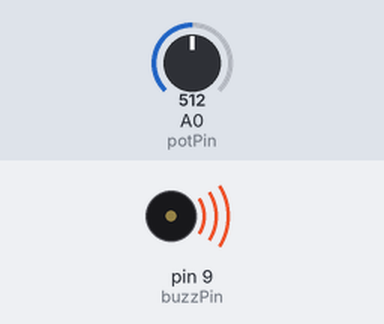
A sketch run on a simulated Arduino Uno, built with avr-gcc and run on an emulated ATmega328P. On the bench: buzzer (waves = sounding). The inputs (shaded band) are chosen by the test bench; at power-on: A0 (potPin) = 512.

Above: at 0.1 s.
Timing chart, 0 to 1.6 s (numbered marks = the images above):
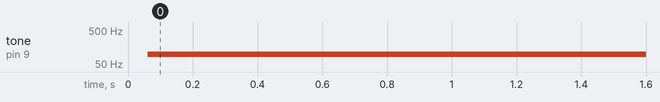

The sketch:

sketch.ino
```cpp
/*
  Tutorial 24: Understanding Passive Buzzers
  Source playlist: https://youtube.com/playlist?list=PLGs0VKk2DiYw-L-RibttcvK-WBZm8WLEP
  Reference: https://toptechboy.com/arduino-tutorial-24-understanding-passive-buzzers/

  TODO: write/paste your code for this lesson here.
*/

// Arduino Tutorial 24: Passive Buzzer Control
// A passive buzzer requires a square wave signal to produce sound.
// We will use a potentiometer to vary the frequency of the buzzer tone.

int buzzPin = 9;     // Pin connected to the buzzer
int potPin = A0;     // Pin connected to the potentiometer
int potVal;          // Variable to store potentiometer reading
int toneVal;         // Variable to store calculated tone delay

void setup() {
  pinMode(buzzPin, OUTPUT);   // Set buzzer pin as output
  pinMode(potPin, INPUT);     // Set potentiometer pin as input
}

void loop() {
  // Step 1: Read the potentiometer value (0–1023)
  potVal = analogRead(potPin);

  // Step 2: Map potentiometer value to frequency range
  // Formula: toneVal = (maxDelay / 1023) * potVal + minDelay
  // Here, minDelay = 60 µs, maxDelay ≈ 9940 µs
  toneVal = (9940.0 / 1023.0) * potVal + 60;

  // Step 3: Generate square wave by toggling buzzer pin
  digitalWrite(buzzPin, HIGH);        // Turn buzzer ON
  delayMicroseconds(toneVal);         // Wait for half cycle
  digitalWrite(buzzPin, LOW);         // Turn buzzer OFF
  delayMicroseconds(toneVal);         // Wait for half cycle
}
```

Measured:
- by itself, tone on pin 9 (buzzPin): silent → 98 Hz at 0.06 s
